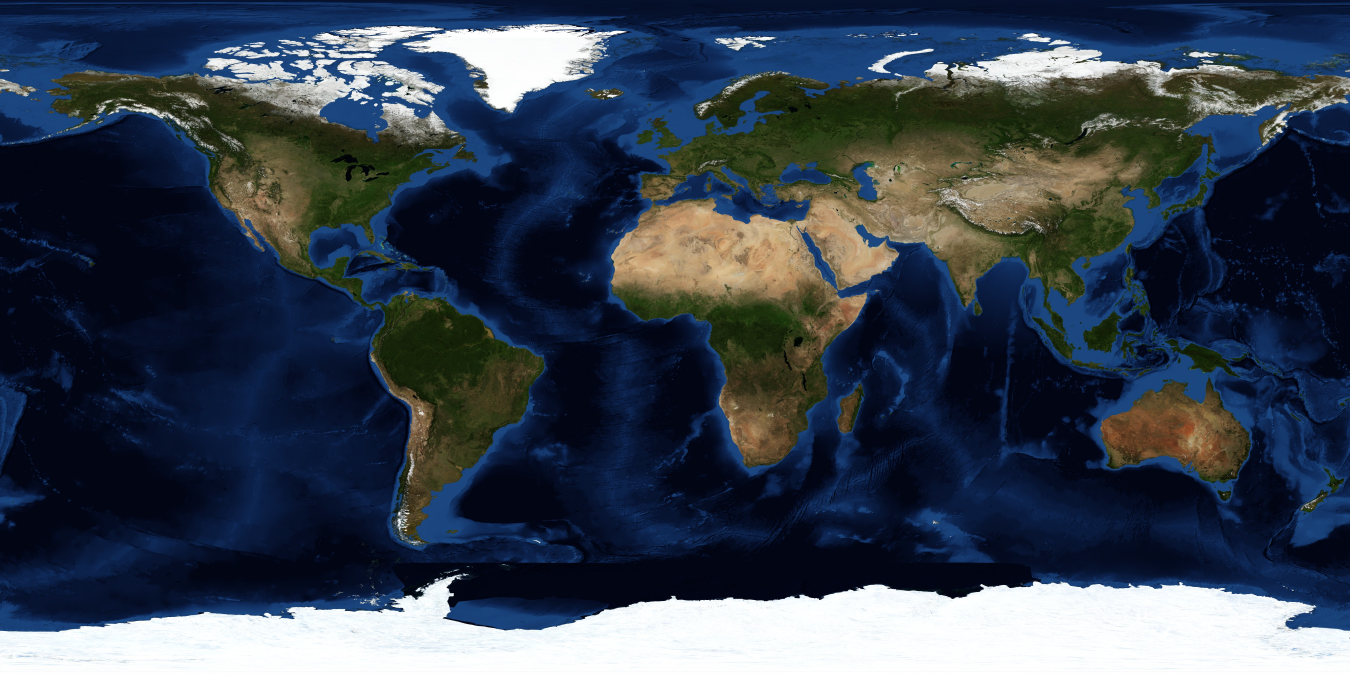
#> input picture Blue Marble/bluemarble.jpg, 5400 x 2700 px, found by its file name (shown at 1/4 size)
$ jupyter execute --allow-errors 'Environmental Context Analysis - Oct 26.ipynb'   (shell and % lines are left out)
#> lines starting #> are read from the running program, lines starting #| are printed output that depends on the picture
Last Updated - 12/6/2016

Environmental Context Analysis for Oct 26 04:00 case

[cell 1]
from ipy import *
from mpl_toolkits.basemap import Basemap
import mpl_toolkits.mplot3d as mplot3d
import PIL
from mpl_toolkits.mplot3d import Axes3D
from matplotlib._png import read_png
from scipy.interpolate import interp1d

# Specify file locations

[cell 2]
#############################################
##   MEC Files
#############################################
#Oct 26
MEC_file = 'Z:/mms1/mec/srvy/l2/epht89d/2015/10/mms1_mec_srvy_l2_epht89d_20151026_v2.0.0.cdf'

[cell 3]
#############################################
##   SC Potential Files
#############################################
#Oct 26
SC_Pot_file = 'Z:/mms1/edp/fast/l2/scpot/2015/10/mms1_edp_fast_l2_scpot_20151026000000_v2.0.0.cdf'

[cell 4]
#############################################
##   OMNI IMF Data Files
#############################################
#Oct 26
Omni_context_file = 'C:/Users/cschiff/Documents/GitHub/PAD/Oct 26 - pictures/Oct26_omni2_8143.lst'

# Open Files

[cell 5]
CDFs           = {}
#> (the rest of this cell did not finish here and is left out)

[cell 6]
Data               = {}
#> (the rest of this cell did not finish here and is left out)

# Shared Constants and Variables

[cell 7]
date_format = '%b %d %Y'
time_format = '%H:%M:%S'
Re          = 6378.14

# IMF Context

## read omni context data

#> (a cell that did not finish here is left out)

## plot combined 'weather report'

[cell 9]
fig_w = plt.figure(69,figsize=(7,9))
start_time_index = 26
stop_time_index  = 30
time_slice_IMF   = slice(start_time_index,stop_time_index+1)
time_step        = dt.timedelta(seconds = 30*60)
#define the Epoch labels
#> (the rest of this cell did not finish here and is left out)

# Footprints & Field Type & Spacecraft GSM Position

#> (a cell that did not finish here is left out)

[cell 11]
time_index_MEC_min   = 480
time_index_MEC_max   = 680
time_slice_MEC       = slice(time_index_MEC_min,time_index_MEC_max)
terminator_index_MEC = 480
delta_time_MEC       = time_index_MEC_max - time_index_MEC_min
time_step_MEC        = 40
Re                   = 6378.14

#> (a cell that did not finish here is left out)

#> (a cell that did not finish here is left out)

# Spacecraft position

#> (a cell that did not finish here is left out)

# Spacecraft Potential

#> (a cell that did not finish here is left out)

[cell 16]
time_index_min = 25000
time_index_max = 200000
delta_time     = time_index_max - time_index_min
time_step      = 10000
time_slice     = slice(time_index_min,time_index_max)
#> (the rest of this cell did not finish here and is left out)

# Field Line Tracing - Something of an Art

[cell 17]
Fieldline_file = 'C:/Users/cschiff/Documents/GitHub/PAD/Oct 26 - pictures/Oct_26_04_00_00_fieldline_contiguous.txt'
Fieldline      = open(Fieldline_file,'r')
#> (reads Oct 26 - pictures/Oct_26_04_00_00_fieldline_contiguous.txt from the repository)
fld_blob       = Fieldline.readlines()
Fieldline.close()
fld            = np.zeros((len(fld_blob),3))

counter  = 0
#> (the rest of this cell did not finish here and is left out)

[cell 18]
# Setup 3D Plot --------------------------------------------------------
fig = plt.figure(figsize=(10, 10))
ax = fig.add_subplot(111, projection='3d')

fld_limit = np.ceil(np.max(np.abs(fld)))

limits = [-fld_limit,fld_limit]
ax.set_xlim(limits)
ax.set_ylim(limits)
ax.set_zlim(limits)

ax.set_xlabel(r'$X_{GSM}$')
ax.set_ylabel(r'$Y_{GSM}$')
ax.set_zlabel(r'$Z_{GSM}$')

#plot sun direction
ax.quiver(1,0,0,1,0,0,color='#c4c67f',length=fld_limit/3,linewidth=2,pivot='tail')

# Plot Earth -----------------------------------------------------------
# The approach is to load the blue marble image into the an image of RGB
# tuples, with each of R, G, B being in [0, 1]. This is used as the
# coloring for a surface plot of a sphere.
bm = PIL.Image.open('C:/Users/cschiff/Documents/GitHub/PAD/Blue Marble/bluemarble.jpg')
#> bm is the input picture: PIL image 5400x2700 RGB; mean R, G, B 54.9, 65.4, 80
bm = np.array(bm.resize([int(d/5) for d in bm.size]))
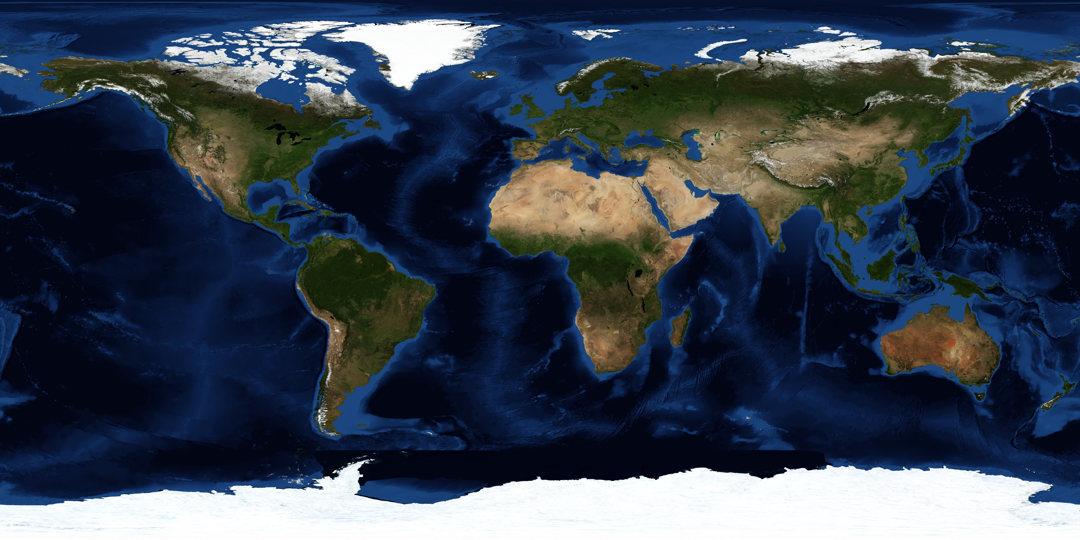
#> bm: shape (540, 1080, 3); mean R, G, B 54.9, 65.4, 80
bm = bm.astype(float) / 257.

lons = np.linspace(-180, 180, bm.shape[1])       * np.pi / 180
#> lons = 1080 values from -3.14 to 3.14
lats = np.linspace( -90,  90, bm.shape[0])[::-1] * np.pi / 180

x = np.outer(np.cos(lons), np.cos(lats)).T
y = np.outer(np.sin(lons), np.cos(lats)).T
z = np.outer(np.ones(np.size(lons)), np.sin(lats)).T

ax.plot_surface(x, y, z, rstride=4, cstride=4, facecolors=bm)
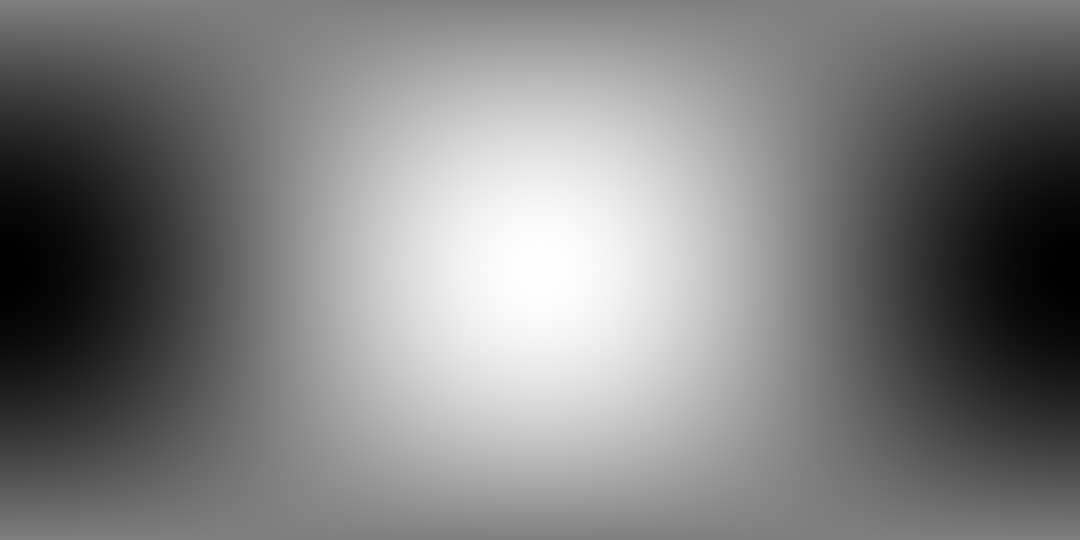
#> x: shape (540, 1080) float64; min -1, max 1, mean -0.000588; drawn with min black and max white

# Plot Magnetic field lines. -------------------------------------------
# The magnetic field lines data needs to be converted to a rectangular
# coordinate system where the earth is centered at (0, 0, 0) and has a
# radius of 1.
#
qp = [fld_limit]
qm = [-fld_limit]
nf = len(fld)

ax.plot(fld[:,0],fld[:,1],fld[:,2],'r-')
ax.plot(qm*nf   ,fld[:,1],fld[:,2],'b-')
ax.plot(fld[:,0],qm*nf,   fld[:,2],'b-')
ax.plot(fld[:,0],fld[:,1],qm*nf   ,'b-')

#plot spacecraft location
#> (the rest of this cell did not finish here and is left out)
